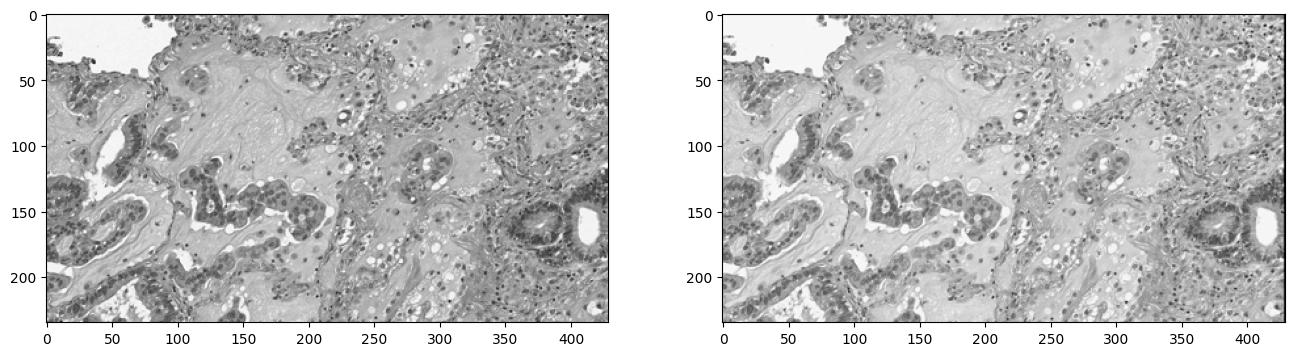
#> input picture images/S005_matched.png, 1294 x 356 px
$ python match.py images images
#> lines starting #> are read from the running program, lines starting #| are printed output that depends on the picture
### utils.py
"""Utilities for patchmatching algorithm."""

import sys
import os
from packaging import version
from PIL import Image
from tqdm import tqdm
import numpy as np
import cv2
import matplotlib.pyplot as plt


def read_image(path: str, size=None):
    """
    Args:
        path: path of an image.
        size: target size.

    Return:
        np.array.
    """
#> called with path = 'images/S005_matched.png', size = (429, 235)
    img = Image.open(path)
#> img is the input picture: PIL image 1294x356 RGBA; mean R, G, B, A 192.7, 192.7, 192.7, 255
    img = img.convert("L")
#> img: PIL image 1294x356 L
    if size is not None:
        img = img.resize(size)
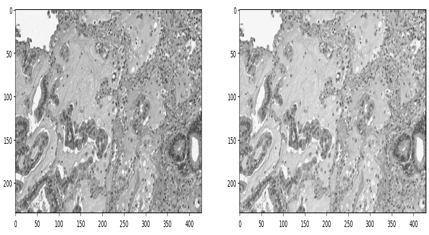
#> img: PIL image 429x235 L; min 30, max 255, mean 192.6
    img = np.array(img)
    return img


def sift(img):
    """Scale-invariant feature transform algorithm.

    Args:
        img: np.array image.

    Returns:
        (kpt, des)
    """
    if version.parse(cv2.__version__) > version.parse("3.4.2.16"):
        sift_detector= cv2.SIFT_create()
    else:
        sift_detector= cv2.xfeatures2d.SIFT_create()
    kpt, des = sift_detector.detectAndCompute(img, None)
#> kpt = 1209 keypoints; strongest (x, y, size): (200, 10, 2.2), (39, 212, 2.7), (263, 212, 2.4), (16, 30, 2.6)
    return kpt, des


# [26 lines left out: function matcher, not called in this run]


def gen_patch_info(dir_patch: str, name_list_patch: list,
                   size: tuple, dsample=4):
    """
    Args:
        dir_patch: directory of all patches.
        name_list_patch: file names of all patches.
        size: size for cropping patches.
        dsample: downsampling rate for matching.

    Returns:
        A dictionary.
    """
    ori_crop_width, ori_crop_height = size

    patch_info_dict = {}
    for name in name_list_patch:
        info_dict = {}
        patch_img = read_image(
            os.path.join(dir_patch, name),
            size=(ori_crop_width//dsample,
                  ori_crop_height//dsample))
        info_dict["img"] = patch_img
        kpt, des = sift(patch_img)
        info_dict["kpt"] = kpt
        info_dict["des"] = des
        patch_info_dict[name] = info_dict
#> pass 2 of the loop in gen_patch_info, `for name in name_list_patch:`:
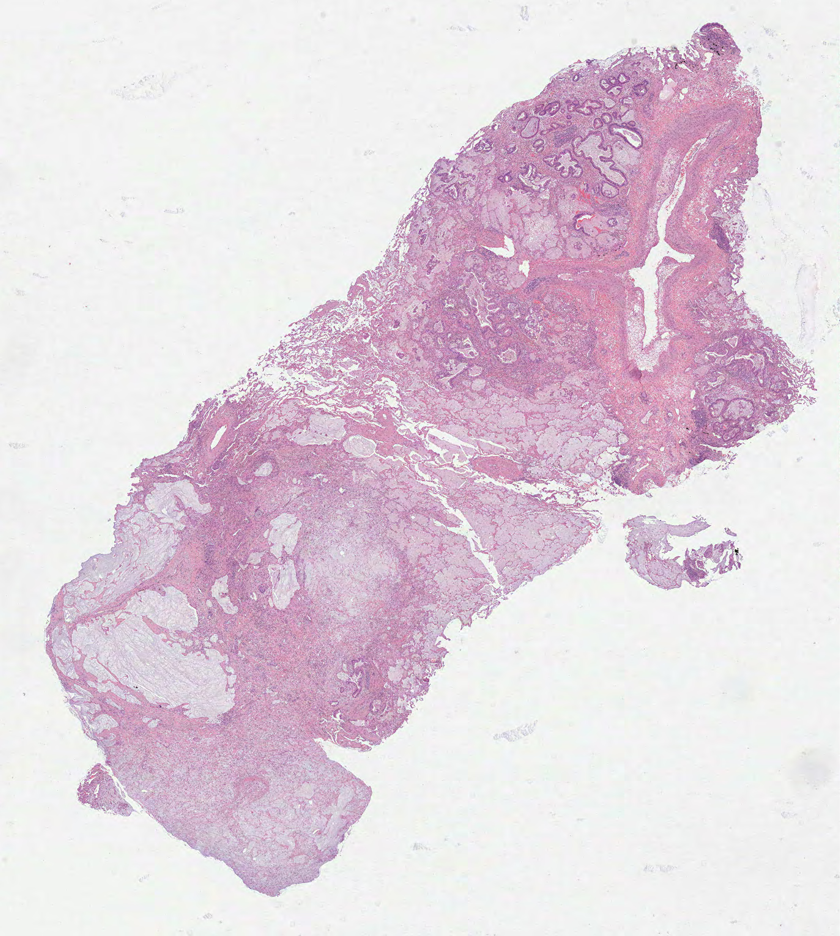
#> input picture images/thumbnail.png, 840 x 936 px
#> in read_image, img is the input picture: PIL image 840x936 RGBA; mean R, G, B, A 226.2, 212.7, 222.6, 255
#> in read_image (call 2), `img = img.convert("L")`:
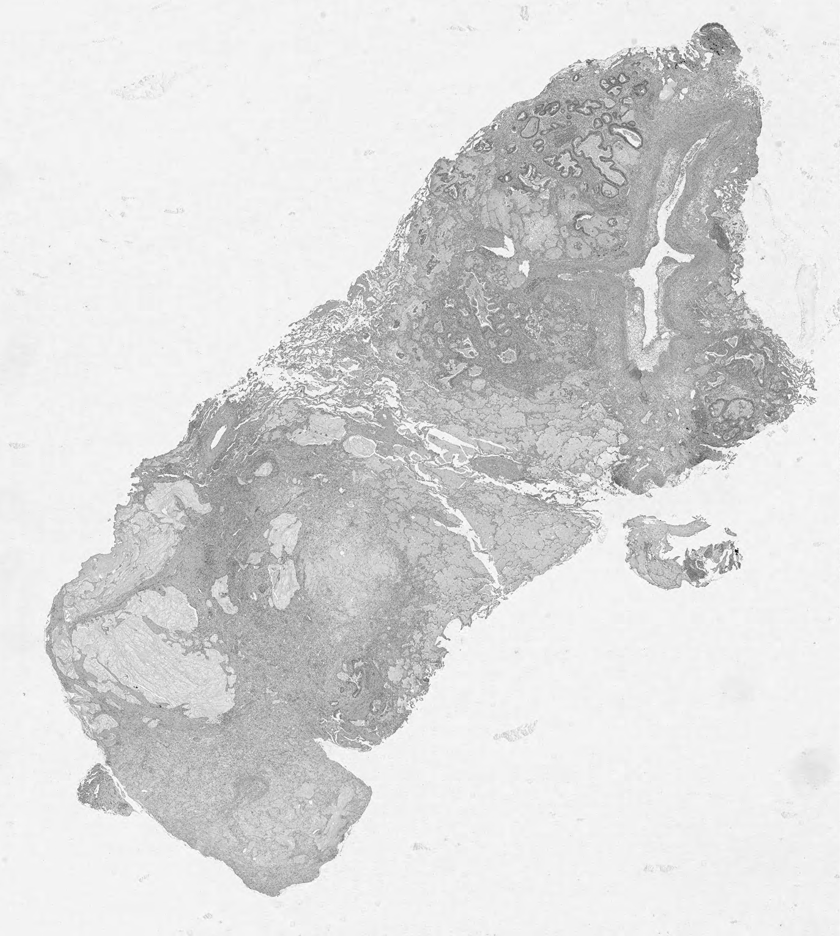
#> img: PIL image 840x936 L; min 9, max 255, mean 217.9
#> in read_image (call 2), `img = img.resize(size)`:
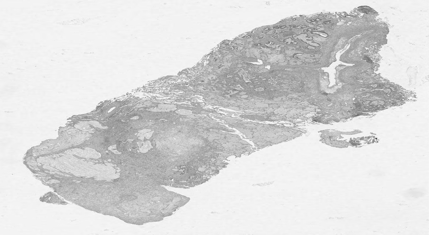
#> img: PIL image 429x235 L; min 74, max 251, mean 217.9
#> in sift (call 2), `kpt, des = sift_detector.detectAndCompute(img, None)`: kpt = 391 keypoints; strongest (x, y, size): (354, 143, 5.6), (362, 14, 2), (362, 138, 2.3), (268, 67, 2.5)

    return patch_info_dict


# [160 lines left out: functions crop_img_to_arr, get_crop_kpt_des, integrate_coords, crop_finetune_img, fine_tune, plot_comp_img, not called in this run]

### match.py
"""Main program"""

import os
import sys
from math import ceil
from tqdm import tqdm
import numpy as np
import openslide

try:
    from utils import matcher, gen_patch_info
    from utils import crop_img_to_arr, get_crop_kpt_des, integrate_coords
    from utils import crop_finetune_img, fine_tune, plot_comp_img
except ImportError:
    from .utils import matcher, gen_patch_info
    from .utils import crop_img_to_arr, get_crop_kpt_des, integrate_coords
    from .utils import crop_finetune_img, fine_tune, plot_comp_img


def match(dir_wsi: str, dir_patch: str,
          level=0, ori_crop_size=(3432, 1884),
          dsample_match=8, threshold=0.4,
          finetune_range=60, finetune_thresh=0.9,
          debug_mode=False):
    """
    Args:
        dir_wsi: string,
            directory of whole slide images.
        dir_patch: string,
            directory of patch images.
        level: integer,
            level number for cropping patches from WSI.
        ori_crop_size: tuple of two integers,
            original size of cropped patches.
        dsample_match: integer,
            downsampling rate for matching.
        threshold: float (0~1),
            threshold for SIFT algorithm.
        finetune_range: integer,
            the pixel range for validating matched patch.
        finetune_thresh: float (0~1),
            threshold for fine-tuning.
        debug_mode: boolean,
            whether to show cropping and patch image.

    Return:
        A dictionary contains matching information.
    """
    ori_crop_width, ori_crop_height = ori_crop_size
    name_list_patch = os.listdir(dir_patch)
    name_list_patch.sort()
    patch_info_dict = gen_patch_info(
        dir_patch, name_list_patch, ori_crop_size, dsample_match)
#> patch_info_dict = 2 items
    name_list_wsi = os.listdir(dir_wsi)
    name_list_wsi.sort()

    matched_dict = {}
    for name_wsi in name_list_wsi:
        slide = openslide.OpenSlide(os.path.join(dir_wsi, name_wsi))

        ratio = round(slide.level_downsamples[level])
        crop_width = int(ori_crop_width*ratio)
        crop_height = int(ori_crop_height*ratio)

        print("Matching patches in slide:", name_wsi)

        if debug_mode:
            thumbnail = slide.get_thumbnail(slide.level_dimensions[-1])
            try:
                display(thumbnail)
            except NameError:
                thumbnail.show()

        wsi_width, wsi_height = slide.level_dimensions[0]

        xy_dict = {}

        total = ceil(wsi_height/crop_height)*ceil(wsi_width/crop_width)
        with tqdm(total=total, file=sys.stdout) as pbar:
            for height_i in range(0, wsi_height, crop_height):
                for width_i in range(0, wsi_width, crop_width):
                    coord = (width_i, height_i)
                    kpt_crop, des_crop = get_crop_kpt_des(
                        slide, coord, ori_crop_size, level, dsample_match)

                    for name_patch, patch_info in patch_info_dict.items():
                        kpt_patch = patch_info["kpt"]
                        des_patch = patch_info["des"]
                        matches = matcher(
                            kpt_crop, des_crop,
                            kpt_patch, des_patch, threshold)
                        matches = matches*ratio*dsample_match

                        if len(matches) > 0:
                            if name_patch not in xy_dict:
                                xy_dict[name_patch] = []
                            xy_dict[name_patch].append(
                                (matches[:, :2]
                                + np.array([width_i, height_i])
                                - matches[:, 2:4]))
                    pbar.update(1)

        for name_patch, xy_val in xy_dict.items():
            print("Checking and fine-tuning patch:", name_patch, "...")
            coord = integrate_coords(xy_val)

            crop_img = crop_finetune_img(
                slide, coord, ori_crop_size, ratio,
                level, dsample_match, finetune_range)

            patch_img = patch_info_dict[name_patch]["img"]

            d_x, d_y, best_crop_img = fine_tune(
                crop_img, patch_img, ori_crop_size, dsample_match,
                debug_mode, finetune_range, return_best_crop_img=True)

            dist_norm = 1 - np.sqrt(d_x**2 + d_y**2)/finetune_range
            if dist_norm > finetune_thresh:
                width_i, height_i = coord
                new_width_i = width_i + d_x*ratio*dsample_match
                new_height_i = height_i + d_y*ratio*dsample_match
                print("Matched!")
                info_dict = {}
                info_dict["WSI name"] = name_wsi
                info_dict["start coord"] = [new_width_i, new_height_i]
                matched_dict[name_patch] = info_dict

                if debug_mode:
                    print(f"Patch: {name_patch} is in slide: {name_wsi}"
                          f", start with: ({new_width_i}, {new_height_i}).")
                    plot_comp_img(best_crop_img, patch_img)

                del patch_info_dict[name_patch]
            else:
                print("Not matched!")
                if debug_mode:
                    crop_img = crop_img_to_arr(
                        slide, coord, ori_crop_size, level, dsample_match)
                    plot_comp_img(crop_img, patch_img)

        slide.close()
        if len(patch_info_dict) <= 0:
            break
#> after the loop, matched_dict = 0 items

    print(f"Matched {(len(matched_dict))}/{(len(name_list_patch))} patches.")

    return matched_dict


def save_json(matched_dict: dict, path: str):
    """
    Args:
        matched_dict: dictionary,
            the return from match().
        path: string,
            path of json file.
    """
    with open(path, "w", encoding="utf-8") as file:
        file.write(
            str(matched_dict).replace("'", "\""))
    return True


if __name__ == "__main__":
    import argparse

    parser = argparse.ArgumentParser()
    parser.add_argument("dir_wsi", help="directory of whole slide images")
    parser.add_argument("dir_patch", help="directory of patch images")
    parser.add_argument("-lv", "--level",
                        type=int, default=0,
                        help="level number for cropping patches from WSI")
    parser.add_argument("-ow", "--original_width",
                        type=int, default=3432,
                        help="original width of cropped patches")
    parser.add_argument("-oh", "--original_height",
                        type=int, default=1884,
                        help="original height of cropped patches")
    parser.add_argument("-ds", "--dsample",
                        type=int, default=8,
                        help="downsampling rate for matching")
    parser.add_argument("-t", "--threshold",
                        type=float, default=0.4,
                        help="threshold for SIFT algorithm (0~1)")
    parser.add_argument("-fr", "--finetune_range",
                        type=int, default=60,
                        help="the pixel range for validating matched patch")
    parser.add_argument("-ft", "--finetune_thresh",
                        type=int, default=0.9,
                        help="threshold for fine-tuning (0~1)")
    parser.add_argument("-v", "--verbose", action="store_true",
                        help="display cropping and patch image")
    parser.add_argument("-o", "--output",
                        default="output.json",
                        help="path of output file")
    args = parser.parse_args()

    dir_wsi = args.dir_wsi
    dir_patch = args.dir_patch
    level = args.level
    ori_crop_size = (args.original_width, args.original_height)
    dsample_match = args.dsample
    threshold = args.threshold
    finetune_range = args.finetune_range
    finetune_thresh = args.finetune_thresh
    debug_mode = args.verbose
    path_output = args.output

#> (the run stopped early here; a loop or call above may not have finished)
